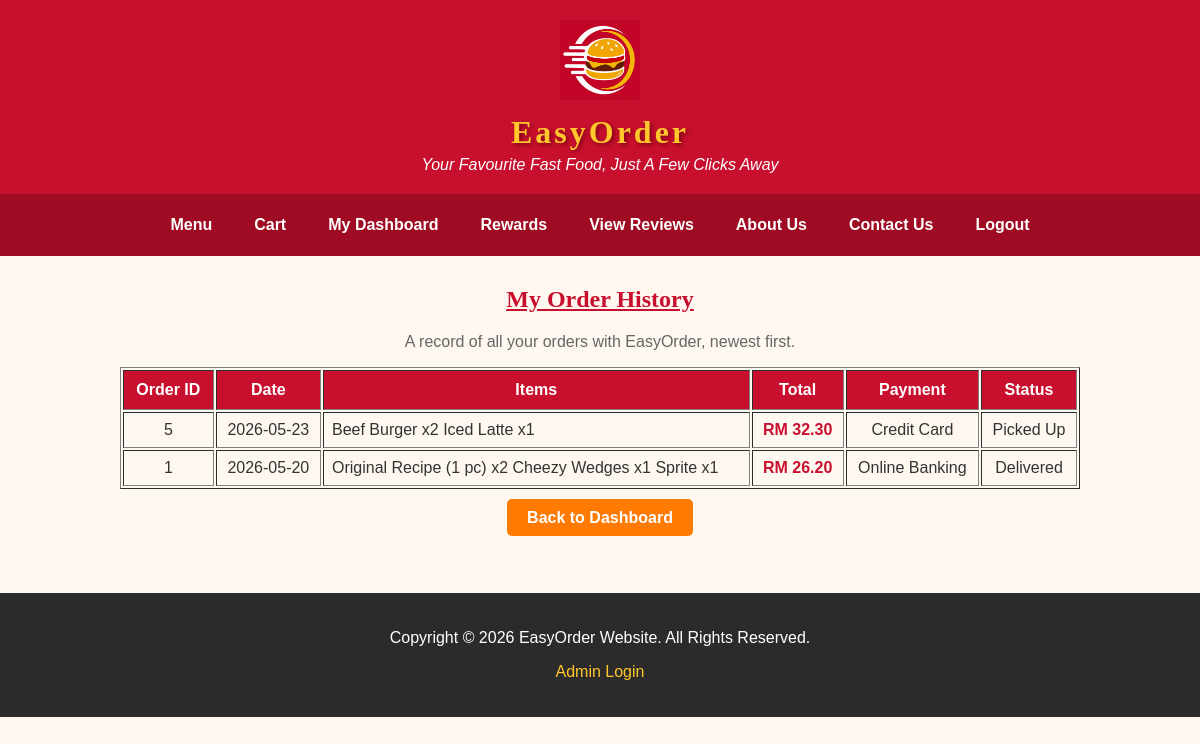
Page /order_history.php (signed in) on the earlier database version.
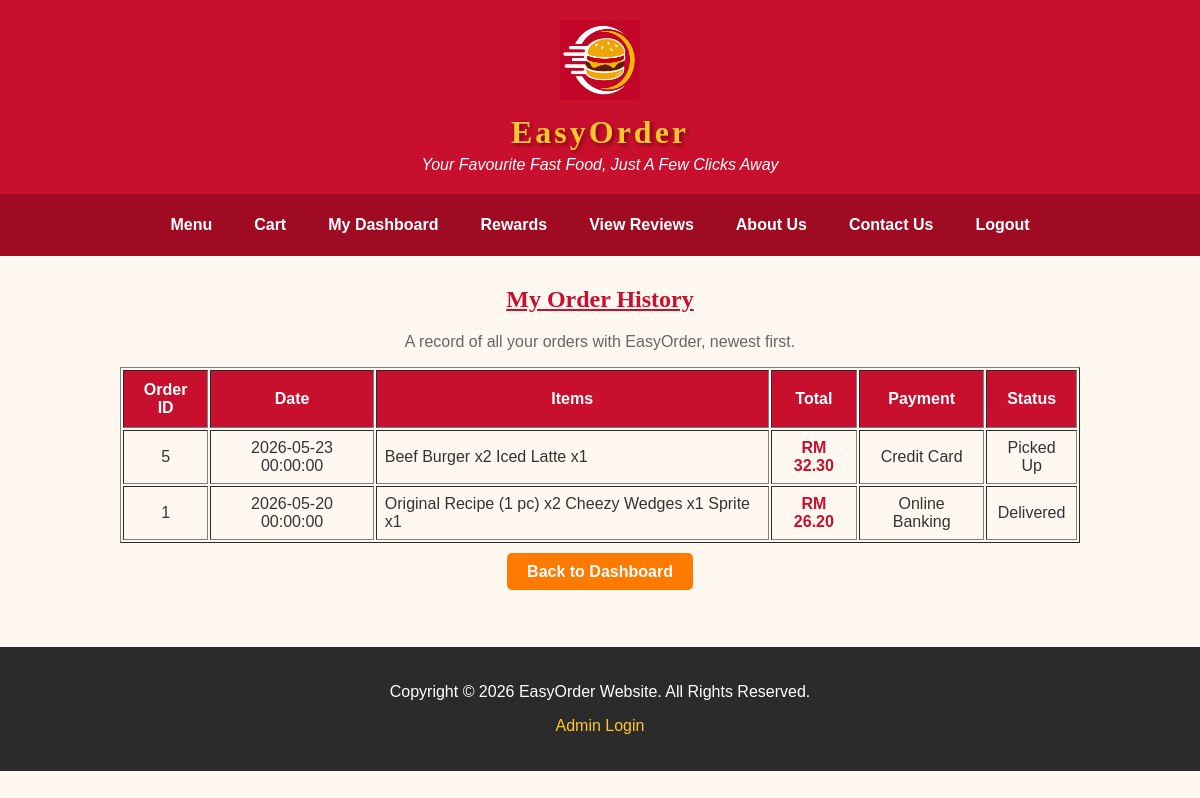
Same page on the later database version.
### tables this page shows
CREATE TABLE `orders` (
  `order_id` int(11) NOT NULL,
  `order_member` int(11) NOT NULL,
  `order_date` datetime NOT NULL,
  `order_total` decimal(7,2) NOT NULL,
  `order_payment` varchar(20) NOT NULL,
  `order_payment_status` varchar(20) NOT NULL DEFAULT 'Pending',
  `order_delivery` varchar(5) NOT NULL,
  `order_address` varchar(255) NOT NULL,
  `order_status` varchar(20) NOT NULL,
  `order_isDelete` int(1) NOT NULL DEFAULT 0
);

### order_history.php (the view, shortened to what this page needs)
<?php
include("dataconnection.php");
$mid = $_SESSION["member_id"];
?>
<!DOCTYPE html>
<html>
<head>
<link rel="stylesheet" href="style.css">
</head>
<body>
<div id="header">
<img src="image/logo.png" width="80px" height="80px" alt="EasyOrder Logo" title="EasyOrder">
<h1>EasyOrder</h1>
<p>Your Favourite Fast Food, Just A Few Clicks Away</p>
</div>
<div id="navbar">
<a href="category.php">Menu</a>
<a href="cart.php">Cart</a>
<a href="dashboard.php">My Dashboard</a>
<a href="reward.php">Rewards</a>
<a href="view_review.php">View Reviews</a>
<a href="about.html">About Us</a>
<a href="contact.php">Contact Us</a>
<a href="logout.php" onclick="return confirm('Are you sure you want to logout?')">Logout</a>
</div>
<div id="main">
<h2 class="section-title">My Order History</h2>
<p class="intro">A record of all your orders with EasyOrder, newest first.</p>
<?php
$result = mysqli_query($connect,"SELECT * FROM orders WHERE order_member='$mid' AND order_isDelete=0 ORDER BY order_date DESC, order_id DESC");
if(mysqli_num_rows($result)>0)
{
?>
<table class="menu-table" width="100%" border="1">
<tr>
<th>Order ID</th>
<th>Date</th>
<th>Items</th>
<th>Total</th>
<th>Payment</th>
<th>Status</th>
</tr>
<?php
while($order = mysqli_fetch_assoc($result))
{
	$oid = $order["order_id"];
	$item_result = mysqli_query($connect,"SELECT * FROM order_items WHERE item_order='$oid'");
	$items_text = "";
	while($item = mysqli_fetch_assoc($item_result))
	{
		$items_text = $items_text.$item["item_name"]." x".$item["item_qty"]."  ";
	}
?>
<tr>
<td align="center"><?php echo $oid; ?></td>
<td align="center"><?php echo $order["order_date"]; ?></td>
<td><?php echo $items_text; ?></td>
<td align="center"><span class="price">RM <?php echo number_format($order["order_total"],2); ?></span></td>
<td align="center"><?php echo $order["order_payment"]; ?></td>
<td align="center"><?php echo $order["order_status"]; ?></td>
</tr>
<?php
}
?>
</table>
<?php
}
else
{
?>
<p class="intro" style="text-align:center;">You have not placed any orders yet. <a href="category.php">Start ordering</a> now!</p>
<?php
}
?>
<p style="text-align:center; margin-top:20px;"><a class="btn" href="dashboard.php">Back to Dashboard</a></p>
</div>
<footer>
<p>Copyright &copy; 2026 EasyOrder Website. All Rights Reserved.</p>
<p><a href="admin_login.php">Admin Login</a></p>
</footer>
</body>
</html>

Differences in the rows shown:
changed orders "Credit Card": order_date "2026-05-23" → "2026-05-23 00:00:00"
changed orders "Online Banking": order_date "2026-05-20" → "2026-05-20 00:00:00"
